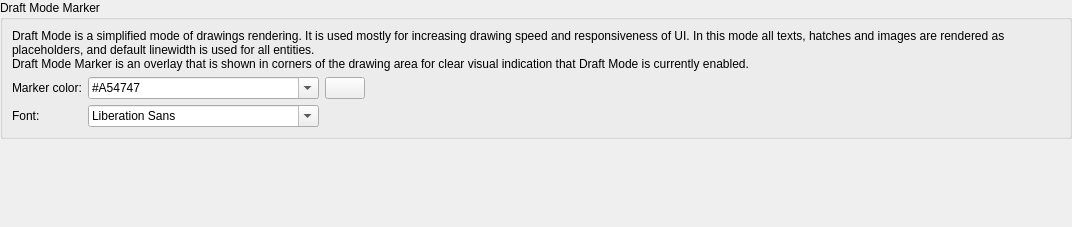
<?xml version="1.0" encoding="UTF-8"?>
<ui version="4.0">
 <class>LC_SettingsPageDraftingThemeDraftMode</class>
 <widget class="QWidget" name="LC_SettingsPageDraftingThemeDraftMode">
  <property name="geometry">
   <rect>
    <x>0</x>
    <y>0</y>
    <width>1072</width>
    <height>227</height>
   </rect>
  </property>
  <layout class="QGridLayout" name="gridLayout_main">
   <property name="leftMargin">
    <number>0</number>
   </property>
   <property name="topMargin">
    <number>0</number>
   </property>
   <property name="rightMargin">
    <number>0</number>
   </property>
   <property name="bottomMargin">
    <number>0</number>
   </property>
   <item row="0" column="0">
    <widget class="QGroupBox" name="gbWorldZero_2">
     <property name="title">
      <string>Draft Mode Marker</string>
     </property>
     <layout class="QGridLayout" name="gridLayout_dr">
      <item row="1" column="2">
       <widget class="LC_ColorButton" name="pbDraftModeColor">
        <property name="toolTip">
         <string>Draft Mode Color

Click to choose color for
Draft Mode marker.</string>
        </property>
       </widget>
      </item>
      <item row="2" column="0">
       <widget class="QLabel" name="label_26">
        <property name="text">
         <string>Font:</string>
        </property>
        <property name="buddy">
         <cstring>fcbDraftModeFont</cstring>
        </property>
       </widget>
      </item>
      <item row="1" column="3">
       <spacer name="horizontalSpacer">
        <property name="orientation">
         <enum>Qt::Orientation::Horizontal</enum>
        </property>
        <property name="sizeHint" stdset="0">
         <size>
          <width>0</width>
          <height>0</height>
         </size>
        </property>
       </spacer>
      </item>
      <item row="1" column="1">
       <widget class="LC_ContentAdjustableComboBox" name="cbDraftModeMarkerColor">
        <property name="sizePolicy">
         <sizepolicy hsizetype="Preferred" vsizetype="Preferred">
          <horstretch>0</horstretch>
          <verstretch>0</verstretch>
         </sizepolicy>
        </property>
        <property name="toolTip">
         <string>Marker Color

Color name or hexadecimal code
for Draft Mode Marker</string>
        </property>
        <property name="editable">
         <bool>true</bool>
        </property>
        <property name="currentText">
         <string>#A54747</string>
        </property>
       </widget>
      </item>
      <item row="0" column="0" colspan="4">
       <widget class="QLabel" name="label2">
        <property name="text">
         <string>Draft Mode is a simplified mode of drawings rendering. It is used mostly for increasing drawing speed and responsiveness of UI. In this mode all texts, hatches and images are rendered as placeholders, and default linewidth is used for all entities.&lt;br&gt; Draft Mode Marker is an overlay that is shown in corners of the drawing area for clear visual indication that Draft Mode is currently enabled.</string>
        </property>
        <property name="wordWrap">
         <bool>true</bool>
        </property>
       </widget>
      </item>
      <item row="1" column="0">
       <widget class="QLabel" name="label_25">
        <property name="text">
         <string>Marker color:</string>
        </property>
        <property name="buddy">
         <cstring>cbDraftModeMarkerColor</cstring>
        </property>
       </widget>
      </item>
      <item row="2" column="1">
       <widget class="LC_LazyFontComboBox" name="fcbDraftModeFont">
        <property name="sizePolicy">
         <sizepolicy hsizetype="Preferred" vsizetype="Preferred">
          <horstretch>0</horstretch>
          <verstretch>0</verstretch>
         </sizepolicy>
        </property>
        <property name="toolTip">
         <string>Draft Mode Font

Font family for Draft mode marker.</string>
        </property>
       </widget>
      </item>
     </layout>
    </widget>
   </item>
   <item row="1" column="0">
    <spacer name="verticalSpacer_2">
     <property name="orientation">
      <enum>Qt::Orientation::Vertical</enum>
     </property>
     <property name="sizeHint" stdset="0">
      <size>
       <width>0</width>
       <height>0</height>
      </size>
     </property>
    </spacer>
   </item>
  </layout>
 </widget>
 <customwidgets>
  <customwidget>
   <class>LC_ContentAdjustableComboBox</class>
   <extends>QComboBox</extends>
   <header location="global">lc_content_adjustable_combo_box.h</header>
  </customwidget>
  <customwidget>
   <class>LC_ColorButton</class>
   <extends>QPushButton</extends>
   <header>lc_color_button.h</header>
  </customwidget>
  <customwidget>
   <class>LC_LazyFontComboBox</class>
   <extends>QFontComboBox</extends>
   <header>lc_lazy_font_combo_box.h</header>
  </customwidget>
 </customwidgets>
 <resources/>
 <connections/>
</ui>
